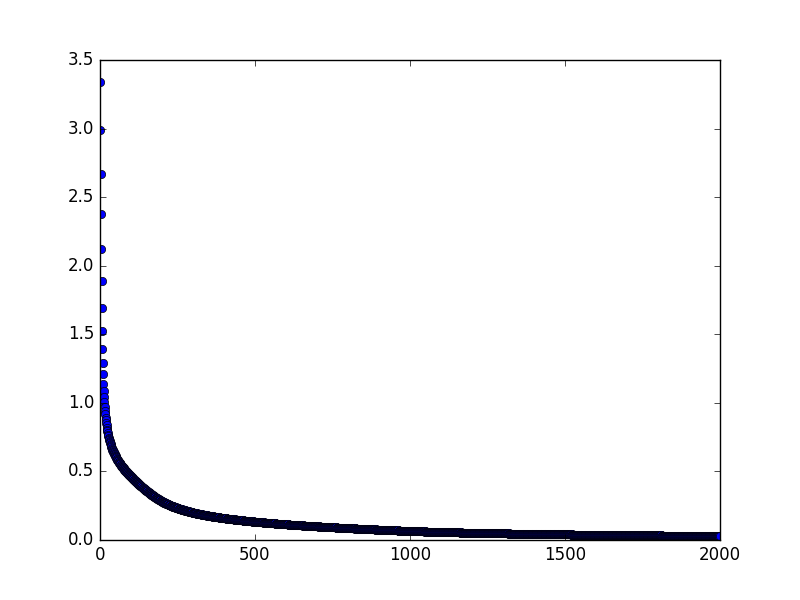

Python code for this plot:
import tensorflow as tf
import pickle
import matplotlib.pyplot as plt

bank = pickle.load(open('bank.pkl', 'rb', 2))

x_train = bank['x_train']
y_train = bank['y_train']

x_test = bank['x_test']
y_test = bank['y_test']


x = tf.placeholder(tf.float32, shape = [None,4])
y = tf.placeholder(tf.float32, shape = [None,2])

first_layer = tf.layers.dense(x, 3, activation = tf.nn.relu)
output = tf.layers.dense(first_layer, 2)

loss = tf.losses.softmax_cross_entropy(onehot_labels= y, logits = output)

optimizer = tf.train.GradientDescentOptimizer(0.01)
train = optimizer.minimize(loss)

accuracy = tf.metrics.accuracy(tf.argmax(y,1), tf.argmax(output,1))

# Inits
init_g = tf.global_variables_initializer()
init_l = tf.local_variables_initializer()

with tf.Session() as sess:

	sess.run(init_g)
	sess.run(init_l)
	# end of inits
	for i in range(2000):
		sess.run(train, feed_dict={x: x_train, y: y_train})
		
		c = sess.run(loss, feed_dict={x: x_train, y:y_train})
		print("Epoch: " + str(i) + " loss: " + str(c))
		plt.plot(i, c, 'bo', label='Testing data')
	
	
	#print("Optimization finished")
	training_cost = sess.run(loss, feed_dict={x: x_train, y: y_train})
	#print("training cost: " + str(training_cost))
	
	
	#print("Testing")
	
	#testing_cost = sess.run(loss, feed_dict={x: x_test, y: y_test})
	#print("Test cost: " + str(testing_cost))
	
	print("Accuracy: " +  str(sess.run(accuracy, feed_dict={x: x_test, y: y_test})))
	
	plt.show()
